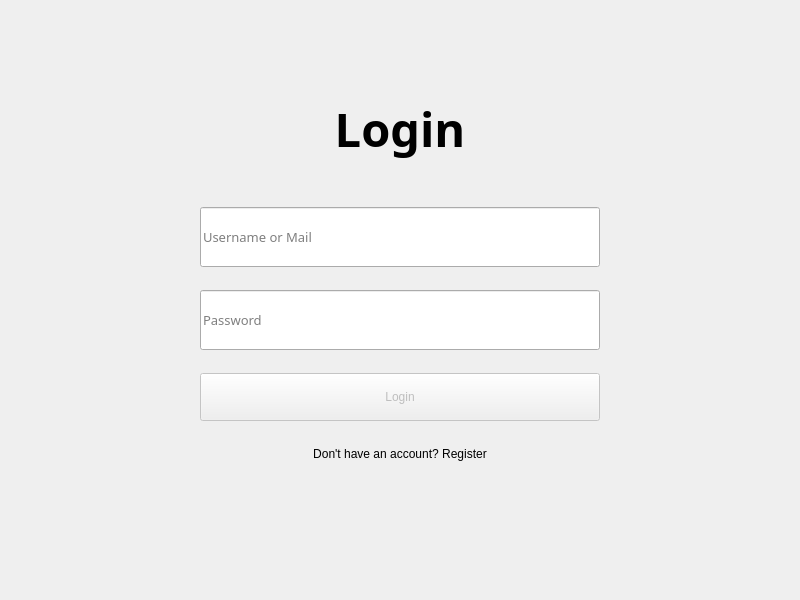
<?xml version="1.0" encoding="UTF-8"?>
<ui version="4.0">
 <class>login</class>
 <widget class="QWidget" name="login">
  <property name="geometry">
   <rect>
    <x>0</x>
    <y>0</y>
    <width>800</width>
    <height>600</height>
   </rect>
  </property>
  <property name="maximumSize">
   <size>
    <width>800</width>
    <height>600</height>
   </size>
  </property>
  <property name="windowTitle">
   <string>Form</string>
  </property>
  <property name="styleSheet">
   <string notr="true"/>
  </property>
  <layout class="QVBoxLayout" name="verticalLayout_2">
   <item>
    <spacer name="verticalSpacer_3">
     <property name="orientation">
      <enum>Qt::Vertical</enum>
     </property>
     <property name="sizeHint" stdset="0">
      <size>
       <width>20</width>
       <height>40</height>
      </size>
     </property>
    </spacer>
   </item>
   <item>
    <widget class="QLabel" name="loginLabel">
     <property name="sizePolicy">
      <sizepolicy hsizetype="Preferred" vsizetype="Fixed">
       <horstretch>0</horstretch>
       <verstretch>0</verstretch>
      </sizepolicy>
     </property>
     <property name="font">
      <font>
       <family>Roboto Mono Medium</family>
       <pointsize>35</pointsize>
       <weight>75</weight>
       <bold>true</bold>
      </font>
     </property>
     <property name="text">
      <string>Login</string>
     </property>
     <property name="alignment">
      <set>Qt::AlignCenter</set>
     </property>
    </widget>
   </item>
   <item>
    <layout class="QVBoxLayout" name="verticalLayout">
     <property name="spacing">
      <number>23</number>
     </property>
     <item>
      <spacer name="verticalSpacer_2">
       <property name="orientation">
        <enum>Qt::Vertical</enum>
       </property>
       <property name="sizeHint" stdset="0">
        <size>
         <width>20</width>
         <height>40</height>
        </size>
       </property>
      </spacer>
     </item>
     <item alignment="Qt::AlignHCenter">
      <widget class="QLineEdit" name="email_tf">
       <property name="sizePolicy">
        <sizepolicy hsizetype="Minimum" vsizetype="Fixed">
         <horstretch>0</horstretch>
         <verstretch>0</verstretch>
        </sizepolicy>
       </property>
       <property name="minimumSize">
        <size>
         <width>400</width>
         <height>60</height>
        </size>
       </property>
       <property name="maximumSize">
        <size>
         <width>500</width>
         <height>60</height>
        </size>
       </property>
       <property name="font">
        <font>
         <family>Roboto Mono</family>
         <pointsize>10</pointsize>
        </font>
       </property>
       <property name="text">
        <string/>
       </property>
       <property name="placeholderText">
        <string>Username or Mail</string>
       </property>
      </widget>
     </item>
     <item alignment="Qt::AlignHCenter">
      <widget class="QLineEdit" name="password_tf">
       <property name="sizePolicy">
        <sizepolicy hsizetype="Minimum" vsizetype="Fixed">
         <horstretch>0</horstretch>
         <verstretch>0</verstretch>
        </sizepolicy>
       </property>
       <property name="minimumSize">
        <size>
         <width>400</width>
         <height>60</height>
        </size>
       </property>
       <property name="maximumSize">
        <size>
         <width>500</width>
         <height>60</height>
        </size>
       </property>
       <property name="font">
        <font>
         <family>Roboto Mono</family>
         <pointsize>10</pointsize>
        </font>
       </property>
       <property name="styleSheet">
        <string notr="true"/>
       </property>
       <property name="text">
        <string/>
       </property>
       <property name="placeholderText">
        <string>Password</string>
       </property>
      </widget>
     </item>
     <item alignment="Qt::AlignHCenter">
      <widget class="QPushButton" name="login_btn">
       <property name="enabled">
        <bool>false</bool>
       </property>
       <property name="minimumSize">
        <size>
         <width>400</width>
         <height>48</height>
        </size>
       </property>
       <property name="maximumSize">
        <size>
         <width>500</width>
         <height>48</height>
        </size>
       </property>
       <property name="styleSheet">
        <string notr="true"/>
       </property>
       <property name="text">
        <string>Login</string>
       </property>
      </widget>
     </item>
     <item>
      <layout class="QHBoxLayout" name="horizontalLayout">
       <property name="spacing">
        <number>4</number>
       </property>
       <item>
        <spacer name="horizontalSpacer">
         <property name="orientation">
          <enum>Qt::Horizontal</enum>
         </property>
         <property name="sizeHint" stdset="0">
          <size>
           <width>40</width>
           <height>20</height>
          </size>
         </property>
        </spacer>
       </item>
       <item>
        <widget class="QPushButton" name="register_btn">
         <property name="styleSheet">
          <string notr="true">QPushButton {
	background-color: transparent;
	border: None;
}</string>
         </property>
         <property name="text">
          <string>Don't have an account? Register</string>
         </property>
        </widget>
       </item>
       <item>
        <spacer name="horizontalSpacer_2">
         <property name="orientation">
          <enum>Qt::Horizontal</enum>
         </property>
         <property name="sizeHint" stdset="0">
          <size>
           <width>40</width>
           <height>20</height>
          </size>
         </property>
        </spacer>
       </item>
      </layout>
     </item>
     <item>
      <spacer name="verticalSpacer">
       <property name="orientation">
        <enum>Qt::Vertical</enum>
       </property>
       <property name="sizeHint" stdset="0">
        <size>
         <width>20</width>
         <height>40</height>
        </size>
       </property>
      </spacer>
     </item>
    </layout>
   </item>
   <item>
    <spacer name="verticalSpacer_4">
     <property name="orientation">
      <enum>Qt::Vertical</enum>
     </property>
     <property name="sizeHint" stdset="0">
      <size>
       <width>20</width>
       <height>40</height>
      </size>
     </property>
    </spacer>
   </item>
  </layout>
 </widget>
 <resources/>
 <connections/>
</ui>
